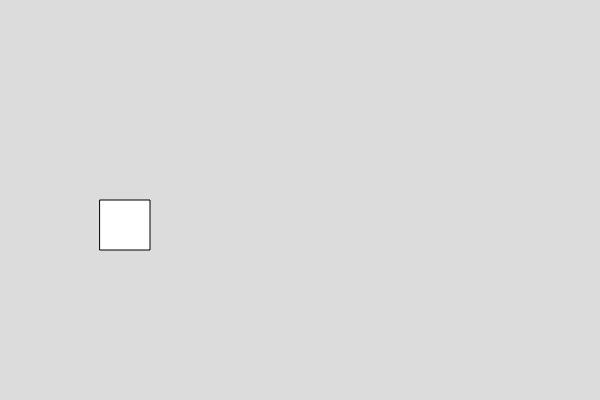
Frame 1 (no input)
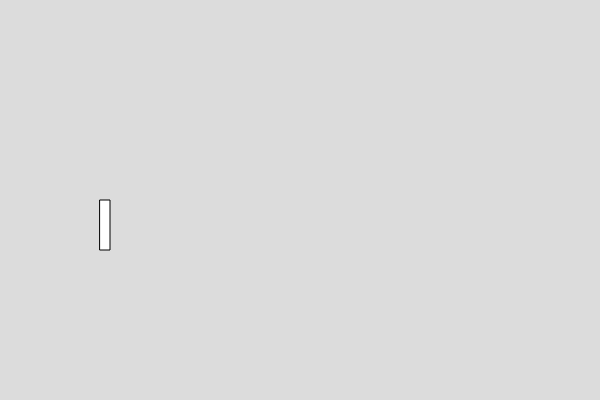
Frame 60 (no input)
Frame 120 (the mouse pressed at the canvas centre since frame 60): identical to frame 60, image omitted

The p5.js sketch that drew these frames (run headless with seeded random() and noise() and a simulated clock; from frame 60 on, the mouse is pressed at the canvas centre):

// p5.js sketch
// ── sketch.js

var box1;

function setup() {
  createCanvas(600, 400);
  
  box1 = new Box ()

  
}

function draw() {
  background(220);
  
  box1.show()

  box1.changeWidth();
}


// ── box.js
class Box
  {
    constructor()
    {
      this.x =100;
      this.y = 200
      this.w = 50;
      this.h = 50;
    }
    
    show()
    {
      rect(this.x,this.y,this.w,this.h)
    }
    
    //write function to set the width of the box
      changeWidth () {
        this.w = 10
      }
  }

  
